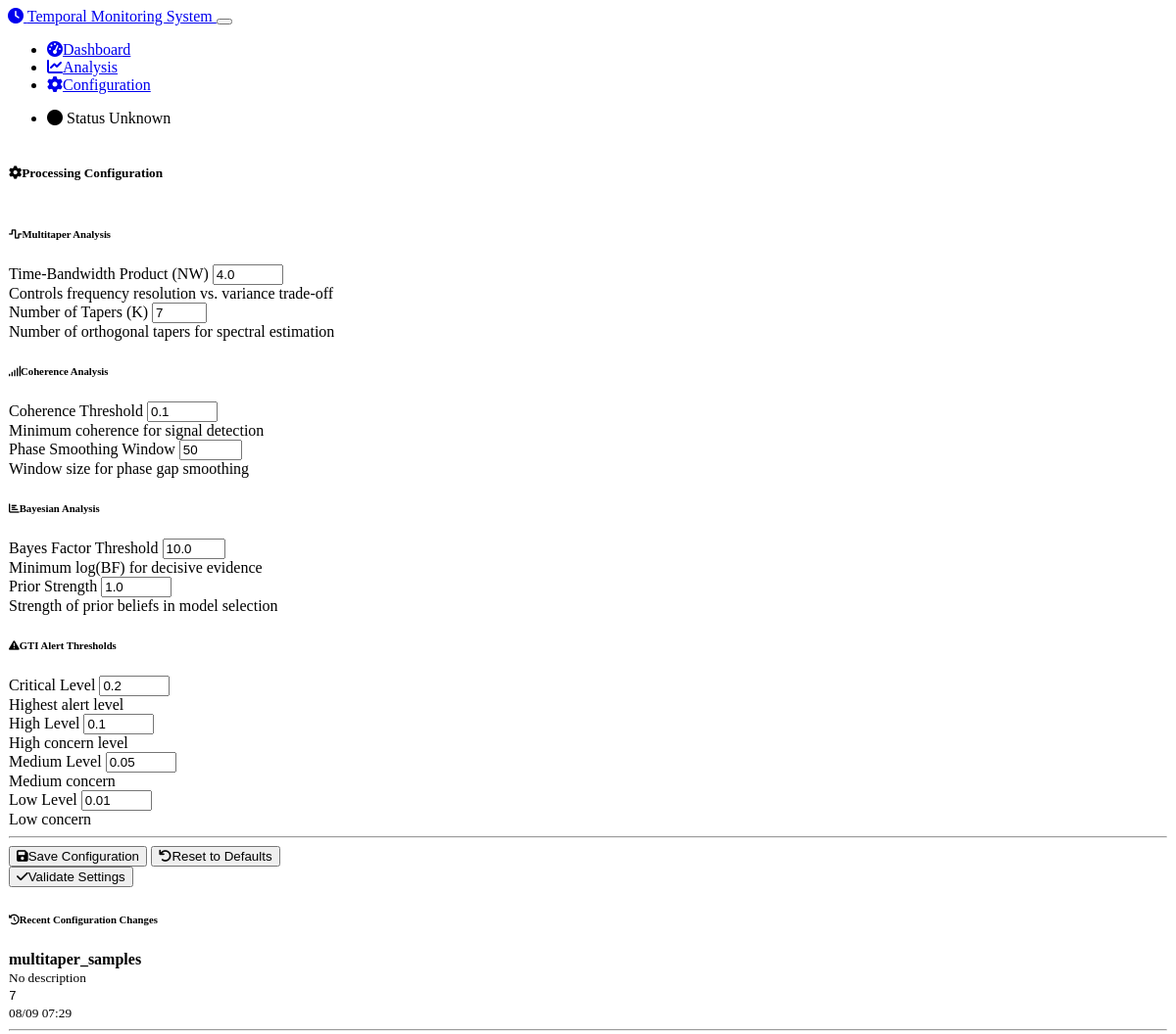
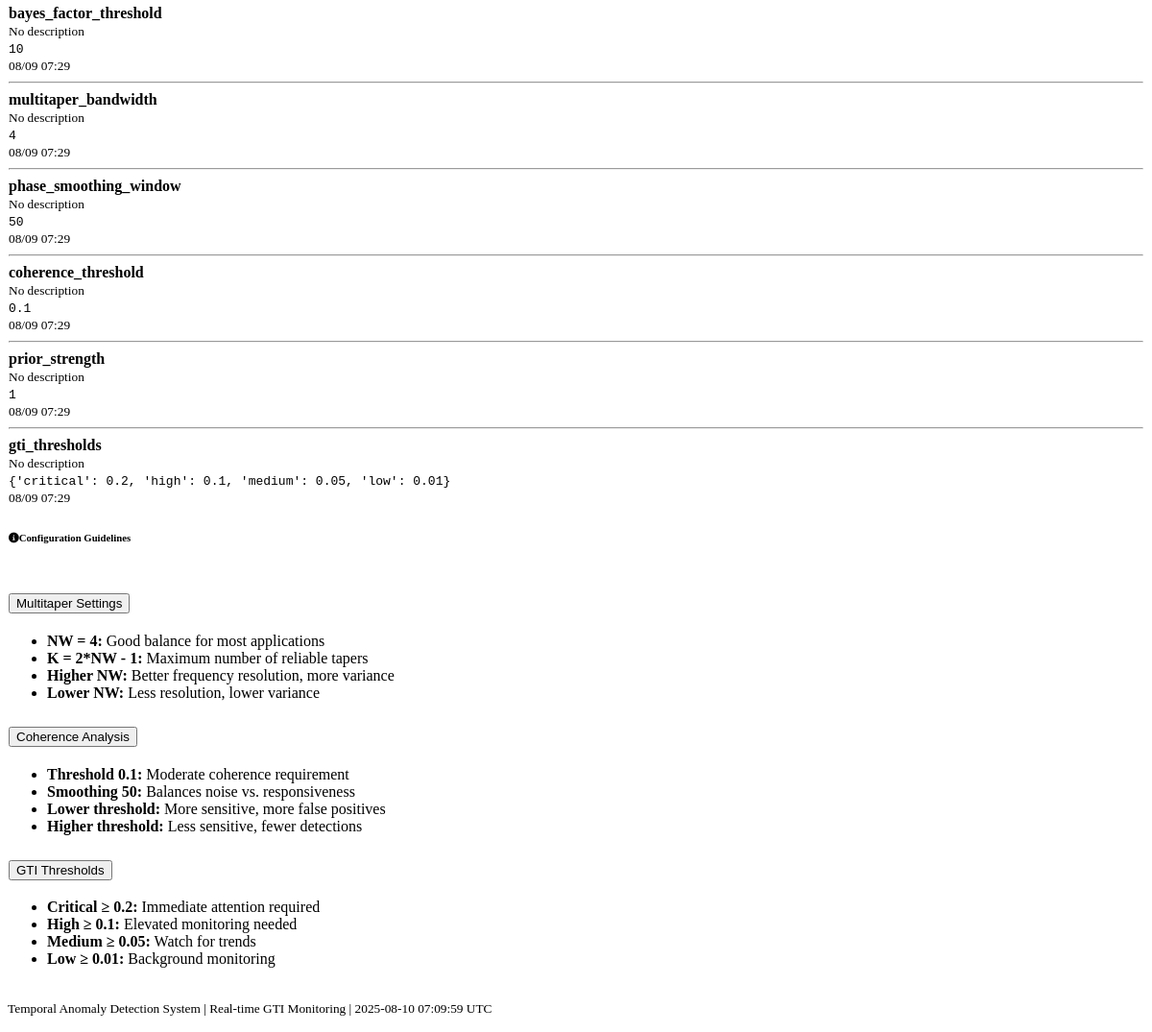
Page /configuration on the committed database (2 pictures, top to bottom).
### models.py (models this page shows, shortened)
class ProcessingConfiguration(db.Model):
    id = db.Column(db.Integer, primary_key=True)
    parameter_name = db.Column(db.String(100), nullable=False, unique=True)
    parameter_value = db.Column(db.Text, nullable=False)  # JSON string for complex values
    description = db.Column(db.Text)
    updated_at = db.Column(db.DateTime, default=datetime.utcnow, onupdate=datetime.utcnow)
    def get_value(self):
        try:
            return json.loads(self.parameter_value)
        except:
            return self.parameter_value

### routes.py (the view)
@app.route('/configuration')
def configuration():
    try:
        configs = ProcessingConfiguration.query.all()
        config_dict = {config.parameter_name: config for config in configs}
        return render_template('configuration.html', configurations=config_dict)
    except Exception as e:
        logger.error(f"Error rendering configuration: {str(e)}")
        flash(f"Error loading configuration: {str(e)}", 'error')
        return render_template('configuration.html', configurations={})

### templates/configuration.html (shortened to what this page needs)
{% extends "base.html" %}
{% block content %}
<div class="row">
    <div class="col-12">
        <div class="card">
            <div class="card-header">
                <h5 class="mb-0">
                    <i class="fas fa-cog me-2"></i>Processing Configuration
                </h5>
            </div>
            <div class="card-body">
                <form id="config-form">
                    <div class="row">
                        <div class="col-lg-6 mb-4">
                            <h6 class="border-bottom pb-2">
                                <i class="fas fa-wave-square me-1"></i>Multitaper Analysis
                            </h6>
                            <div class="mb-3">
                                <label for="multitaper_bandwidth" class="form-label">Time-Bandwidth Product (NW)</label>
                                <input type="number" class="form-control" id="multitaper_bandwidth"
                                       value="4.0" step="0.1" min="1" max="10">
                                <div class="form-text">Controls frequency resolution vs. variance trade-off</div>
                            </div>
                            <div class="mb-3">
                                <label for="multitaper_samples" class="form-label">Number of Tapers (K)</label>
                                <input type="number" class="form-control" id="multitaper_samples"
                                       value="7" min="1" max="20">
                                <div class="form-text">Number of orthogonal tapers for spectral estimation</div>
                            </div>
                        </div>
                        <div class="col-lg-6 mb-4">
                            <h6 class="border-bottom pb-2">
                                <i class="fas fa-signal me-1"></i>Coherence Analysis
                            </h6>
                            <div class="mb-3">
                                <label for="coherence_threshold" class="form-label">Coherence Threshold</label>
                                <input type="number" class="form-control" id="coherence_threshold"
                                       value="0.1" step="0.01" min="0" max="1">
                                <div class="form-text">Minimum coherence for signal detection</div>
                            </div>
                            <div class="mb-3">
                                <label for="phase_smoothing_window" class="form-label">Phase Smoothing Window</label>
                                <input type="number" class="form-control" id="phase_smoothing_window"
                                       value="50" min="3" max="200">
                                <div class="form-text">Window size for phase gap smoothing</div>
                            </div>
                        </div>
                    </div>
                    <div class="row">
                        <div class="col-lg-6 mb-4">
                            <h6 class="border-bottom pb-2">
                                <i class="fas fa-chart-bar me-1"></i>Bayesian Analysis
                            </h6>
                            <div class="mb-3">
                                <label for="bayes_factor_threshold" class="form-label">Bayes Factor Threshold</label>
                                <input type="number" class="form-control" id="bayes_factor_threshold"
                                       value="10.0" step="1" min="1" max="100">
                                <div class="form-text">Minimum log(BF) for decisive evidence</div>
                            </div>
                            <div class="mb-3">
                                <label for="prior_strength" class="form-label">Prior Strength</label>
                                <input type="number" class="form-control" id="prior_strength"
                                       value="1.0" step="0.1" min="0.1" max="10">
                                <div class="form-text">Strength of prior beliefs in model selection</div>
                            </div>
                        </div>
                        <div class="col-lg-6 mb-4">
                            <h6 class="border-bottom pb-2">
                                <i class="fas fa-exclamation-triangle me-1"></i>GTI Alert Thresholds
                            </h6>
                            <div class="mb-3">
                                <label for="gti_critical" class="form-label">Critical Level</label>
                                <input type="number" class="form-control" id="gti_critical"
                                       value="0.2" step="0.01" min="0" max="1">
                                <div class="form-text text-danger">Highest alert level</div>
                            </div>
                            <div class="mb-3">
                                <label for="gti_high" class="form-label">High Level</label>
                                <input type="number" class="form-control" id="gti_high"
                                       value="0.1" step="0.01" min="0" max="1">
                                <div class="form-text text-warning">High concern level</div>
                            </div>
                            <div class="row">
                                <div class="col-6">
                                    <div class="mb-3">
                                        <label for="gti_medium" class="form-label">Medium Level</label>
                                        <input type="number" class="form-control" id="gti_medium"
                                               value="0.05" step="0.01" min="0" max="1">
                                        <div class="form-text text-info">Medium concern</div>
                                    </div>
                                </div>
                                <div class="col-6">
                                    <div class="mb-3">
                                        <label for="gti_low" class="form-label">Low Level</label>
                                        <input type="number" class="form-control" id="gti_low"
                                               value="0.01" step="0.01" min="0" max="1">
                                        <div class="form-text text-success">Low concern</div>
                                    </div>
                                </div>
                            </div>
                        </div>
                    </div>
                    <div class="row">
                        <div class="col-12">
                            <hr>
                            <div class="d-flex justify-content-between">
                                <div>
                                    <button type="button" class="btn btn-primary" onclick="saveConfiguration()">
                                        <i class="fas fa-save me-1"></i>Save Configuration
                                    </button>
                                    <button type="button" class="btn btn-secondary ms-2" onclick="loadConfiguration()">
                                        <i class="fas fa-undo me-1"></i>Reset to Defaults
                                    </button>
                                </div>
                                <div>
                                    <button type="button" class="btn btn-success" onclick="validateConfiguration()">
                                        <i class="fas fa-check me-1"></i>Validate Settings
                                    </button>
                                </div>
                            </div>
                        </div>
                    </div>
                </form>
            </div>
        </div>
    </div>
</div>
<div class="row mt-4">
    <div class="col-lg-6">
        <div class="card">
            <div class="card-header">
                <h6 class="mb-0">
                    <i class="fas fa-history me-1"></i>Recent Configuration Changes
                </h6>
            </div>
            <div class="card-body">
                <div id="config-history">
                    {% for name, config in configurations.items() %}
                        <div class="d-flex justify-content-between align-items-center mb-2">
                            <div>
                                <strong>{{ name }}</strong>
                                <br>
                                <small class="text-muted">{{ config.description or 'No description' }}</small>
                            </div>
                            <div class="text-end">
                                <code>{{ config.get_value() }}</code>
                                <br>
                                <small class="text-muted">{{ config.updated_at.strftime('%m/%d %H:%M') }}</small>
                            </div>
                        </div>
                        {% if not loop.last %}<hr class="my-2">{% endif %}
                    {% endfor %}
                </div>
            </div>
        </div>
    </div>
    <div class="col-lg-6">
        <div class="card">
            <div class="card-header">
                <h6 class="mb-0">
                    <i class="fas fa-info-circle me-1"></i>Configuration Guidelines
                </h6>
            </div>
            <div class="card-body">
                <div class="accordion" id="guidelines-accordion">
                    <div class="accordion-item">
                        <h2 class="accordion-header">
                            <button class="accordion-button collapsed" type="button"
                                    data-bs-toggle="collapse" data-bs-target="#multitaper-guide">
                                Multitaper Settings
                            </button>
                        </h2>
                        <div id="multitaper-guide" class="accordion-collapse collapse">
                            <div class="accordion-body">
                                <ul class="mb-0">
                                    <li><strong>NW = 4:</strong> Good balance for most applications</li>
                                    <li><strong>K = 2*NW - 1:</strong> Maximum number of reliable tapers</li>
                                    <li><strong>Higher NW:</strong> Better frequency resolution, more variance</li>
                                    <li><strong>Lower NW:</strong> Less resolution, lower variance</li>
                                </ul>
                            </div>
                        </div>
                    </div>
                    <div class="accordion-item">
                        <h2 class="accordion-header">
                            <button class="accordion-button collapsed" type="button"
                                    data-bs-toggle="collapse" data-bs-target="#coherence-guide">
                                Coherence Analysis
                            </button>
                        </h2>
                        <div id="coherence-guide" class="accordion-collapse collapse">
                            <div class="accordion-body">
                                <ul class="mb-0">
                                    <li><strong>Threshold 0.1:</strong> Moderate coherence requirement</li>
                                    <li><strong>Smoothing 50:</strong> Balances noise vs. responsiveness</li>
                                    <li><strong>Lower threshold:</strong> More sensitive, more false positives</li>
                                    <li><strong>Higher threshold:</strong> Less sensitive, fewer detections</li>
                                </ul>
                            </div>
                        </div>
                    </div>
                    <div class="accordion-item">
                        <h2 class="accordion-header">
                            <button class="accordion-button collapsed" type="button"
                                    data-bs-toggle="collapse" data-bs-target="#gti-guide">
                                GTI Thresholds
                            </button>
                        </h2>
                        <div id="gti-guide" class="accordion-collapse collapse">
                            <div class="accordion-body">
                                <ul class="mb-0">
                                    <li><strong>Critical ≥ 0.2:</strong> Immediate attention required</li>
                                    <li><strong>High ≥ 0.1:</strong> Elevated monitoring needed</li>
                                    <li><strong>Medium ≥ 0.05:</strong> Watch for trends</li>
                                    <li><strong>Low ≥ 0.01:</strong> Background monitoring</li>
                                </ul>
                            </div>
                        </div>
                    </div>
                </div>
            </div>
        </div>
    </div>
</div>
{% endblock %}

### rows in the picture
ProcessingConfiguration: parameter_name "multitaper_samples", description "No description", get_value "7", updated_at "08/09 07:29"
ProcessingConfiguration: parameter_name "bayes_factor_threshold", description "No description", get_value "10", updated_at "08/09 07:29"
ProcessingConfiguration: parameter_name "multitaper_bandwidth", description "No description", get_value "4", updated_at "08/09 07:29"
ProcessingConfiguration: parameter_name "phase_smoothing_window", description "No description", get_value "50", updated_at "08/09 07:29"
ProcessingConfiguration: parameter_name "coherence_threshold", description "No description", get_value "0.1", updated_at "08/09 07:29"
ProcessingConfiguration: parameter_name "prior_strength", description "No description", get_value "1", updated_at "08/09 07:29"
ProcessingConfiguration: parameter_name "gti_thresholds", description "No description", get_value "{'critical': 0.2, 'high': 0.1, 'medium': 0.05, 'low': 0.01}", updated_at "08/09 07:29"
